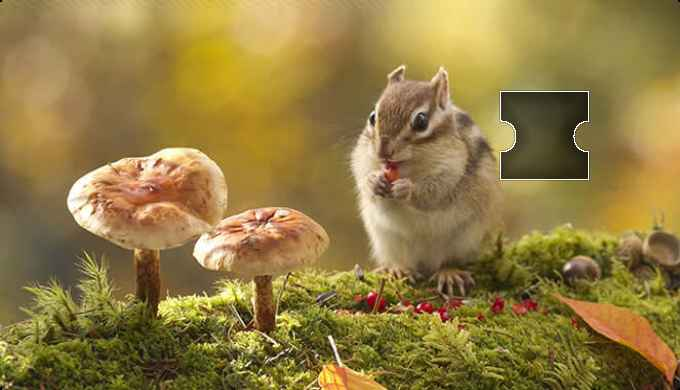
#> input picture src.jpg, 680 x 390 px
$ python -i location.py   (imports and definitions only)
#> lines starting #> are read from the running program, lines starting #| are printed output that depends on the picture; after the words box and inside, x2 and y2 are one past the last pixel; in counts of white or black regions, pixels touching at a corner belong together
import cv2


def locate():
    img = cv2.imread('./src.jpg', 0)
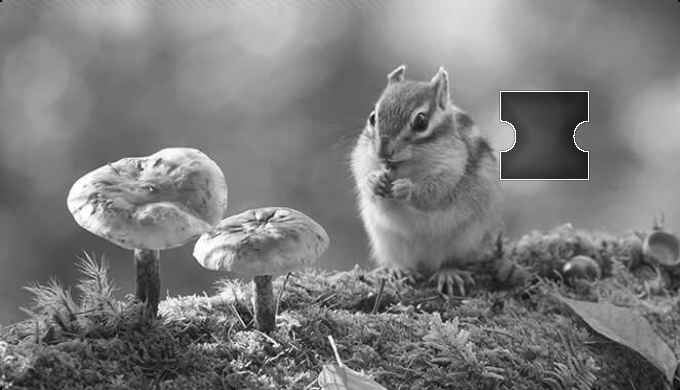
#> img: shape (390, 680); min 0, max 255, mean 124.1
    re, img1 = cv2.threshold(img, 125, 255, 0)
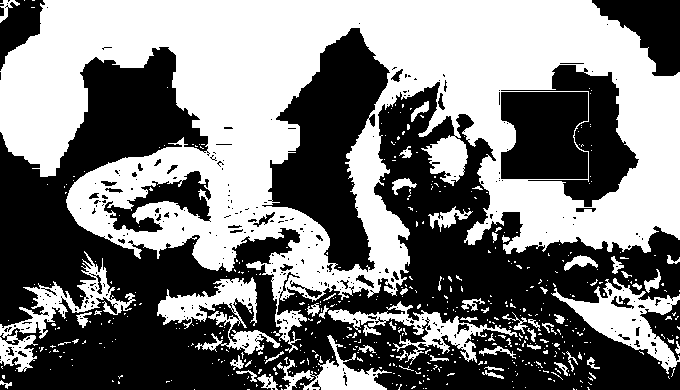
#> img1: shape (390, 680); 48.5% white; 527 white regions (470 under 20 px)
    contours, b = cv2.findContours(img1.copy(), cv2.RETR_TREE, cv2.CHAIN_APPROX_NONE)
#> contours = 973 contours, 865 with area under 20; largest, box (x1, y1, x2, y2) and area: (0, 0, 680, 353) 137116, (261, 27, 391, 273) 15138, (500, 91, 589, 180) 6987, (500, 64, 640, 208) 6070, (551, 278, 680, 374) 3999; b = 973 rows, first 6: [1, -1, -1, -1], [2, 0, -1, -1], [3, 1, -1, -1], [4, 2, -1, -1], [5, 3, -1, -1], [6, 4, -1, -1]

    for j in range(0, len(contours) - 1):
        M = cv2.moments(contours[j])  # 计算第一条轮廓的各阶矩,字典形式
        try:
            center_x = int(M["m10"] / M["m00"])
            center_y = int(M["m01"] / M["m00"])
        except:
            continue
        area = cv2.contourArea(contours[j])
        if area < 6000 or area > 8000 or center_x < 500:
            continue
        return center_x
#> this loop made 925 passes
#> (center_x, center_y, area) on passes 32, 45: (5, 383, 26), (267, 381, 138.5)

>>> result = locate()
#> result = 544
